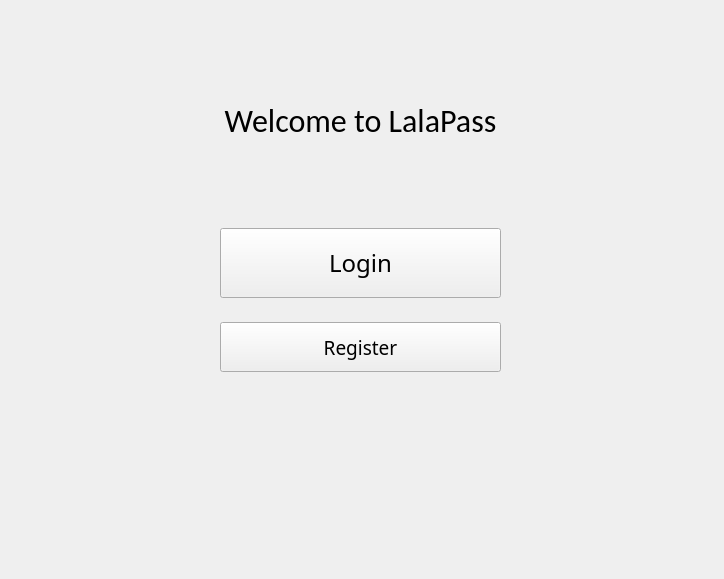
<?xml version="1.0" encoding="UTF-8"?>
<ui version="4.0">
 <class>Form</class>
 <widget class="QWidget" name="Form">
  <property name="geometry">
   <rect>
    <x>0</x>
    <y>0</y>
    <width>724</width>
    <height>579</height>
   </rect>
  </property>
  <property name="windowTitle">
   <string>Form</string>
  </property>
  <widget class="QLabel" name="label">
   <property name="geometry">
    <rect>
     <x>190</x>
     <y>90</y>
     <width>341</width>
     <height>61</height>
    </rect>
   </property>
   <property name="font">
    <font>
     <family>Calibri</family>
     <pointsize>24</pointsize>
    </font>
   </property>
   <property name="text">
    <string>Welcome to LalaPass</string>
   </property>
   <property name="alignment">
    <set>Qt::AlignCenter</set>
   </property>
  </widget>
  <widget class="QWidget" name="verticalLayoutWidget">
   <property name="geometry">
    <rect>
     <x>220</x>
     <y>210</y>
     <width>281</width>
     <height>181</height>
    </rect>
   </property>
   <layout class="QVBoxLayout" name="verticalLayout">
    <item>
     <widget class="QPushButton" name="loginButton">
      <property name="minimumSize">
       <size>
        <width>0</width>
        <height>70</height>
       </size>
      </property>
      <property name="font">
       <font>
        <family>Corbel</family>
        <pointsize>18</pointsize>
       </font>
      </property>
      <property name="text">
       <string>Login</string>
      </property>
      <property name="iconSize">
       <size>
        <width>20</width>
        <height>20</height>
       </size>
      </property>
     </widget>
    </item>
    <item>
     <widget class="QPushButton" name="registerButton">
      <property name="minimumSize">
       <size>
        <width>0</width>
        <height>50</height>
       </size>
      </property>
      <property name="font">
       <font>
        <family>Corbel</family>
        <pointsize>14</pointsize>
        <weight>50</weight>
        <bold>false</bold>
       </font>
      </property>
      <property name="text">
       <string>Register</string>
      </property>
     </widget>
    </item>
   </layout>
  </widget>
 </widget>
 <resources/>
 <connections/>
</ui>
